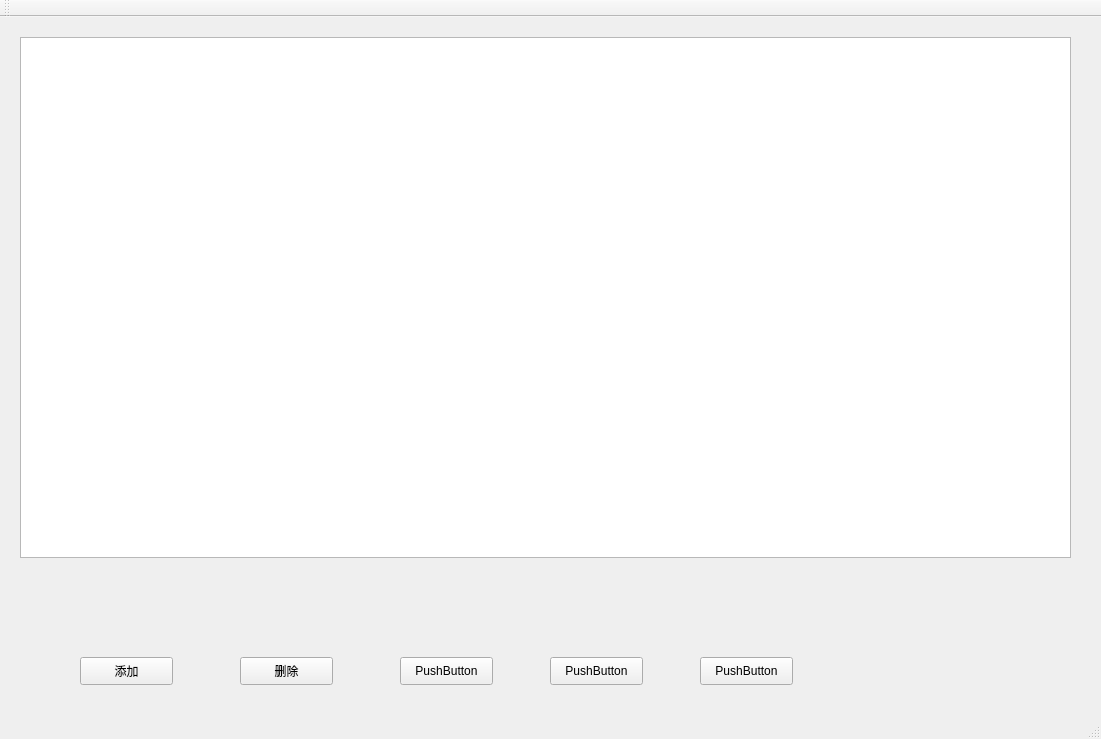
<?xml version="1.0" encoding="UTF-8"?>
<ui version="4.0">
 <class>MainWindow</class>
 <widget class="QMainWindow" name="MainWindow">
  <property name="geometry">
   <rect>
    <x>0</x>
    <y>0</y>
    <width>1101</width>
    <height>739</height>
   </rect>
  </property>
  <property name="windowTitle">
   <string>MainWindow</string>
  </property>
  <widget class="QWidget" name="centralWidget">
   <widget class="QTableView" name="tblStudentInfo">
    <property name="geometry">
     <rect>
      <x>20</x>
      <y>20</y>
      <width>1051</width>
      <height>521</height>
     </rect>
    </property>
   </widget>
   <widget class="QPushButton" name="pushButton">
    <property name="geometry">
     <rect>
      <x>80</x>
      <y>640</y>
      <width>93</width>
      <height>28</height>
     </rect>
    </property>
    <property name="text">
     <string>添加</string>
    </property>
   </widget>
   <widget class="QPushButton" name="pushButton_2">
    <property name="geometry">
     <rect>
      <x>240</x>
      <y>640</y>
      <width>93</width>
      <height>28</height>
     </rect>
    </property>
    <property name="text">
     <string>删除</string>
    </property>
   </widget>
   <widget class="QPushButton" name="pushButton_3">
    <property name="geometry">
     <rect>
      <x>400</x>
      <y>640</y>
      <width>93</width>
      <height>28</height>
     </rect>
    </property>
    <property name="text">
     <string>PushButton</string>
    </property>
   </widget>
   <widget class="QPushButton" name="pushButton_4">
    <property name="geometry">
     <rect>
      <x>550</x>
      <y>640</y>
      <width>93</width>
      <height>28</height>
     </rect>
    </property>
    <property name="text">
     <string>PushButton</string>
    </property>
   </widget>
   <widget class="QPushButton" name="pushButton_5">
    <property name="geometry">
     <rect>
      <x>700</x>
      <y>640</y>
      <width>93</width>
      <height>28</height>
     </rect>
    </property>
    <property name="text">
     <string>PushButton</string>
    </property>
   </widget>
  </widget>
  <widget class="QMenuBar" name="menuBar">
   <property name="geometry">
    <rect>
     <x>0</x>
     <y>0</y>
     <width>1101</width>
     <height>26</height>
    </rect>
   </property>
  </widget>
  <widget class="QToolBar" name="mainToolBar">
   <attribute name="toolBarArea">
    <enum>TopToolBarArea</enum>
   </attribute>
   <attribute name="toolBarBreak">
    <bool>false</bool>
   </attribute>
  </widget>
  <widget class="QStatusBar" name="statusBar"/>
 </widget>
 <layoutdefault spacing="6" margin="11"/>
 <resources/>
 <connections/>
</ui>
